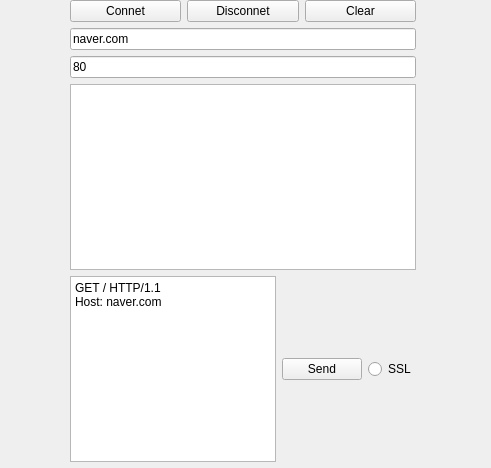
<?xml version="1.0" encoding="UTF-8"?>
<ui version="4.0">
 <class>Widget</class>
 <widget class="QWidget" name="Widget">
  <property name="geometry">
   <rect>
    <x>0</x>
    <y>0</y>
    <width>491</width>
    <height>468</height>
   </rect>
  </property>
  <property name="windowTitle">
   <string>Widget</string>
  </property>
  <widget class="QWidget" name="layoutWidget">
   <property name="geometry">
    <rect>
     <x>70</x>
     <y>0</y>
     <width>346</width>
     <height>462</height>
    </rect>
   </property>
   <layout class="QVBoxLayout" name="verticalLayout">
    <item>
     <layout class="QHBoxLayout" name="horizontalLayout">
      <item>
       <widget class="QPushButton" name="pnConnect">
        <property name="text">
         <string>Connet</string>
        </property>
       </widget>
      </item>
      <item>
       <widget class="QPushButton" name="pnDisconnect">
        <property name="text">
         <string>Disconnet</string>
        </property>
       </widget>
      </item>
      <item>
       <widget class="QPushButton" name="pbClear">
        <property name="text">
         <string>Clear</string>
        </property>
       </widget>
      </item>
     </layout>
    </item>
    <item>
     <layout class="QHBoxLayout" name="horizontalLayout_2">
      <item>
       <widget class="QLineEdit" name="leHost">
        <property name="text">
         <string>naver.com</string>
        </property>
       </widget>
      </item>
     </layout>
    </item>
    <item>
     <widget class="QLineEdit" name="lePort">
      <property name="text">
       <string>80</string>
      </property>
     </widget>
    </item>
    <item>
     <widget class="QPlainTextEdit" name="pteSend"/>
    </item>
    <item>
     <layout class="QHBoxLayout" name="horizontalLayout_3">
      <item>
       <widget class="QPlainTextEdit" name="pteMessage">
        <property name="plainText">
         <string>GET / HTTP/1.1
Host: naver.com

</string>
        </property>
       </widget>
      </item>
      <item>
       <widget class="QPushButton" name="pbSend">
        <property name="text">
         <string>Send</string>
        </property>
       </widget>
      </item>
      <item>
       <widget class="QRadioButton" name="rbSsl">
        <property name="text">
         <string>SSL</string>
        </property>
       </widget>
      </item>
     </layout>
    </item>
   </layout>
  </widget>
 </widget>
 <resources/>
 <connections/>
</ui>
